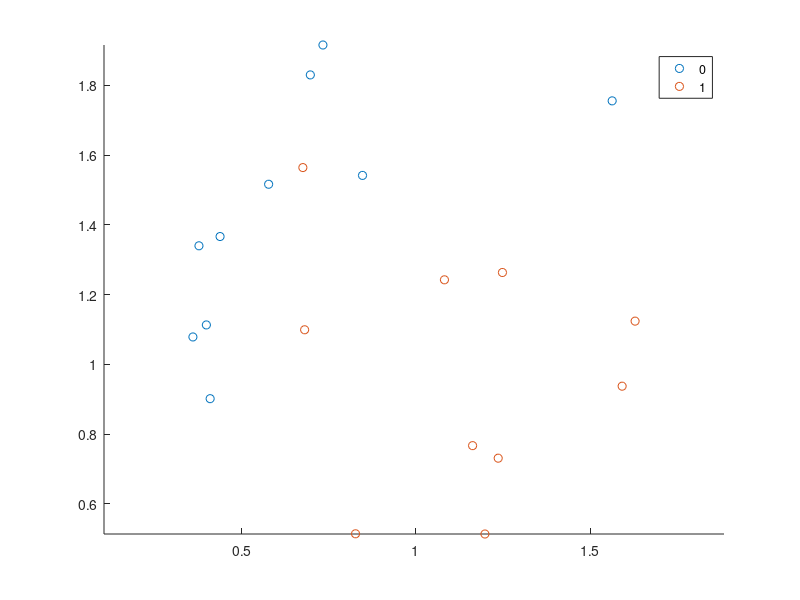

Write the MATLAB code that produced this figure. (Note: this script raises an error after producing the figure.)
% %%%%%%%%%%%%%%%%%%%%%%%%%%%%%%%%%%%%%%%%%%%%%%%%%%%%%%%%%%%%%%%%%%%%%%%
% Generate some sample data for presentation.
% Note that plotcov itself only needs the mean and covariance matrix.

num = 10;

% Draw 50 samples from class 1 with mean `m1` and covariance `C1`.
X1 = mvnrnd([.5 1.5], [.1 .1], num);
m1 = mean(X1);
C1 = cov(X1);

% Draw 50 samples from class 2 with mean `m2` and covariance `C2`.
X2 = mvnrnd([1 1], [.2 .1], num);
m2 = mean(X2);
C2 = cov(X2);

X  = [X1; X2];
g  = [zeros(num,1); ones(num,1)];

gscatter(X(:,1), X(:,2), g);
axis equal;

% %%%%%%%%%%%%%%%%%%%%%%%%%%%%%%%%%%%%%%%%%%%%%%%%%%%%%%%%%%%%%%%%%%%%%%%
% Use plotcov to draw ellipses at 1, 2 and 3 standard deviations.

hold on;
plotcov(C1, m1);        % draw ellipses for class 1
plotcov(C2, m2);        % draw ellipses for class 2
hold off;
